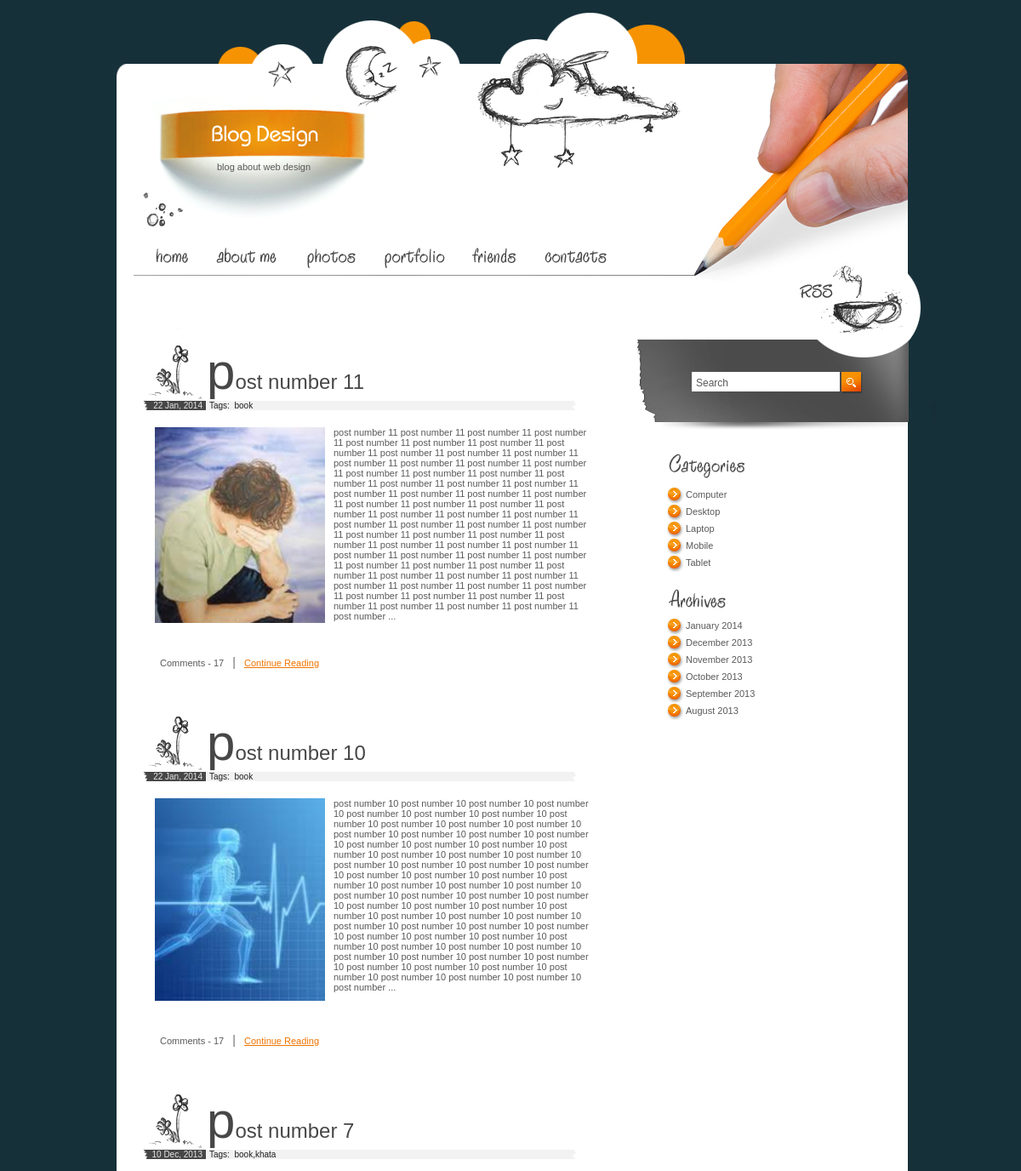
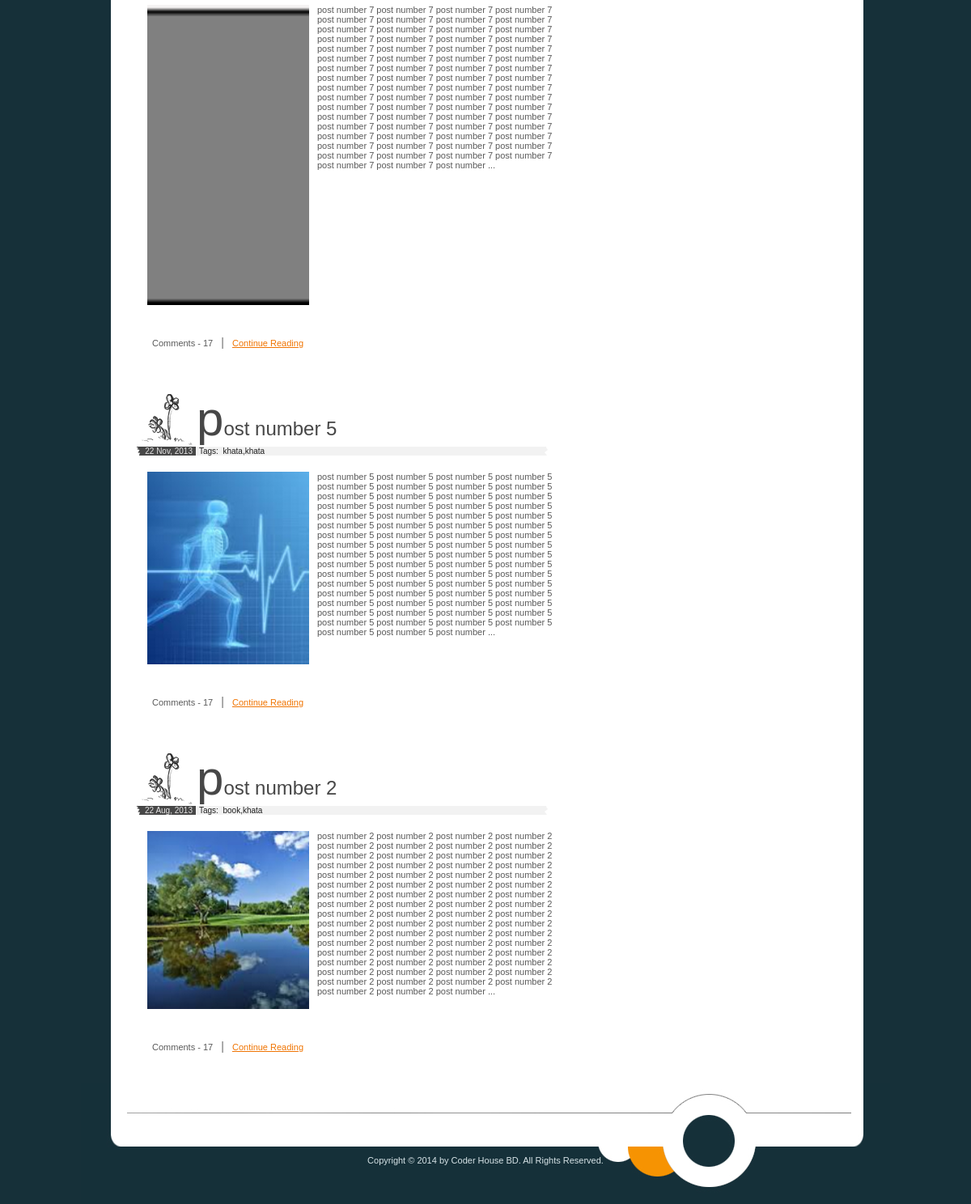
/category.php?id=1, run on the app's committed database (2 pictures, top to bottom).
### tables this page shows
CREATE TABLE IF NOT EXISTS `tbl_post` (
  `post_id` int(11) NOT NULL AUTO_INCREMENT,
  `post_title` varchar(255) NOT NULL,
  `post_description` text NOT NULL,
  `post_image` varchar(255) NOT NULL,
  `cat_id` int(11) NOT NULL,
  `tag_id` varchar(255) NOT NULL,
  `post_date` varchar(255) NOT NULL,
  `year` varchar(4) NOT NULL,
  `month` varchar(2) NOT NULL,
  `post_timestamp` varchar(255) NOT NULL,
  PRIMARY KEY (`post_id`)
);

CREATE TABLE IF NOT EXISTS `tbl_category` (
  `cat_id` int(11) NOT NULL AUTO_INCREMENT,
  `cat_name` varchar(255) NOT NULL,
  PRIMARY KEY (`cat_id`)
);

CREATE TABLE IF NOT EXISTS `tbl_footer` (
  `id` int(11) NOT NULL AUTO_INCREMENT,
  `description` text NOT NULL,
  PRIMARY KEY (`id`)
);

### category.php (the view, shortened to what this page needs)
<?php
if(!isset($_REQUEST['id'])) {
	header("location: index.php");
}
else {
	$id = $_REQUEST['id'];
}
?>
<?php include('header.php'); ?>
<?php
include "config.php";
			$limit = 5;
			$page = @$_GET['page'];
			if($page)
				$start = ($page - 1) * $limit;
			else
				$start = 0;
			$statement = $db->prepare("SELECT * FROM tbl_post WHERE cat_id=? ORDER BY post_id DESC LIMIT $start, $limit");
			$statement->execute(array($id));
			$result = $statement->fetchAll(PDO::FETCH_ASSOC);
foreach($result as $row)
{
	?>
	<div class="post">
		<h2><?php echo $row['post_title']; ?></h2>
		<div>
			<span class="date">
				<?php
					$post_date = $row['post_date'];
					$day = substr($post_date,8,2);
					$month = substr($post_date,5,2);
					$year = substr($post_date,0,4);
					if($month=='01') {$month="Jan";}
					if($month=='08') {$month="Aug";}
					if($month=='11') {$month="Nov";}
					if($month=='12') {$month="Dec";}
					echo $day.' '.$month.', '.$year;
				?>
			</span>
			<span class="categories">
				Tags:&nbsp;
				<?php
					$arr = explode(",",$row['tag_id']);
					$count_arr = count(explode(",",$row['tag_id']));
					$k=0;
					for($j=0;$j<$count_arr;$j++)
					{
						$statement1 = $db->prepare("SELECT * FROM tbl_tag WHERE tag_id=?");
						$statement1->execute(array($arr[$j]));
						$result1 = $statement1->fetchAll(PDO::FETCH_ASSOC);
						foreach($result1 as $row1)
						{
							$arr1[$k] = $row1['tag_name'];
						}
						$k++;
					}
					$tag_names = implode(",",$arr1);
					echo $tag_names;
				?>
			</span>
		</div>
		<div class="description">
			<img src="uploads/<?php echo $row['post_image']; ?>" alt="" width="200" style="float:left;" />
			<?php
				$pieces = explode(" ", $row['post_description']);
				$final_words = implode(" ", array_splice($pieces, 0, 200));
				$final_words = $final_words.' ...';
			?>
			<?php echo $final_words; ?>
		</div>
		<p class="comments">Comments - 17 <span>|</span> <a href="index2.php?id=<?php echo $row['post_id']; ?>">Continue Reading</a></p>
	</div>
	<?php
}
?>
<div class="pagination">
</div>
<?php include('footer.php'); ?>

### footer.php (shortened to what this page needs)
</div>
		<div id="sidebar">
		    <div id="search">
				<input type="text" value="Search"> <a href="#"><img src="images/go.gif" alt="" width="26" height="26" /></a>
			</div>
			<div class="list">
				<img src="images/title1.gif" alt="" width="186" height="36" />
				<ul>
					<?php
						include('config.php');
						$statement = $db->prepare("SELECT * FROM tbl_category ORDER BY cat_name ASC");
						$statement->execute();
						$result = $statement->fetchAll(PDO::FETCH_ASSOC);
						foreach($result as $row)
						{
							?>
							<li><a href="category.php?id=<?php echo $row['cat_id']; ?>"><?php echo $row['cat_name']; ?></a></li>
							<?php
						}
					?>
				</ul>
				<img src="images/title2.gif" alt="" width="180" height="34" />
				<?php
					$j=0;
					$statement = $db->prepare("SELECT distinct(post_date) FROM tbl_post ORDER BY post_date DESC");
					$statement->execute();
					$result = $statement->fetchAll(PDO::FETCH_ASSOC);
					foreach($result as $row)
					{
						$ym = substr($row['post_date'],0,7);
						$arr_date[$j] = $ym;
						$j++;
					}
					$result = array_unique($arr_date);
					$final_val = implode(",",$result);
					$final_arr_date = explode(",",$final_val);
					$final_arr_date_count = count(explode(",",$final_val));
				?>
				<ul>
					<?php
					for($j=0;$j<$final_arr_date_count;$j++)
					{
						$year = substr($final_arr_date[$j],0,4);
						$month = substr($final_arr_date[$j],5,2);
						if($month=='01') {$month_full="January";}
						if($month=='08') {$month_full="August";}
						if($month=='09') {$month_full="September";}
						if($month=='10') {$month_full="October";}
						if($month=='11') {$month_full="November";}
						if($month=='12') {$month_full="December";}
						?>
						<li><a href="archive.php?date=<?php echo $final_arr_date[$j]; ?>"><?php echo $month_full.' '.$year; ?></a></li>
						<?php
					}
					?>
				</ul>
			</div>
		</div>
	</div>
	<div id="footer">
		<p>
			<?php
				include('config.php');
				$statement = $db->prepare("SELECT * FROM tbl_footer WHERE id=1");
				$statement->execute();
				$result = $statement->fetchAll(PDO::FETCH_ASSOC);
				foreach($result as $row)
				{
					echo $row['description'];
				}
			?>
		</p>
	</div>
</body>
</html>

### style.css (style rules this page uses)
* { margin:0px; padding:0px; }
img { border:0px }
html { width:100%; height:100%; background-color:#163039; }
body { width:1000px; height:100%; position:relative; margin:0 auto; background-image:url(images/bg.gif); background-position:top left; background-repeat:repeat-y; }
html > body { height:auto; min-height:100%; }
#footer { height:150px; position:absolute; bottom:0px; background-image:url(images/footer_bg.jpg); background-position:top left; background-repeat:no-repeat; width:1000px; font-family:Tahoma, sans-serif; font-size:11px; color:#D8E4E8; }
#footer p { width:100%; text-align:center; padding:90px 0 0 0 }
#sidebar { width:356px; float:left }
.post { padding:0 0 35px 0; overflow:hidden; width:532px; float:left; }
.post h2 { font-family:Arial, Helvetica, sans-serif; font-size:24px; color:#474747; font-weight:normal; display:block; padding:15px 0 0 75px; / line-height:70px; background-image:url(images/h_bg.jpg); background-position:bottom left; background-repeat:no-repeat; }
.post h2:first-letter { font-size:60px; }
.date { display:block; float:left; background-image:url(images/date_bg.gif); background-position:top left; background-repeat:no-repeat; width:70px; text-align:right; font-family:Arial, Helvetica, sans-serif; font-size:10px; color:#E6E5E5; padding:0 4px 0 0 }
.categories { display:block; float:left; background-image:url(images/categories_bg.gif); background-position:top left; background-repeat:no-repeat; width:454px; font-family:Arial, Helvetica, sans-serif; font-size:10px; color:#1D1D1D; padding:0 0 0 4px }
.description { width:500px; padding:20px 0 0 0; float:left; margin:0 0 15px 0; }
.post .description img { float:left; padding:0 10px 10px 14px; margin:0px; }
.post .description p { padding:0 0 0 15px; }
.comments { display:block; float:left; line-height:17px; padding:5px 0 0 18px; }
.comments a { color:#F07402; text-decoration:underline }
.comments span { font-size:14px; color:#6E6E6E; padding:0 7px; line-height:17px; }
#search { background-image:url(images/search_bg.jpg); background-position:top left; background-repeat:no-repeat; width:356px; height:124px; margin:0 0 20px 0 }
#search input { width:169px; height:20px; border:0px; line-height:15px; font-family:Arial, Helvetica, sans-serif; font-size:12px; color:#595959; margin:50px 0 0 69px; padding:3px 0 0 5px; float:left }
#search a { display:block; float:left; margin:50px 0 0 2px }
.list { padding:0 0 15px 35px; }
.list ul { width:290px; overflow:hidden; padding:5px 0 15px 5px }
.list li { list-style-type:none; background-image:url(images/bullet.gif); background-position:top left; background-repeat:no-repeat; padding:0 0 5px 22px; line-height:15px; height:15px; width:240px; float:left; }
.list a { font-family:Arial, Helvetica, sans-serif; font-size:11px; color:#595959; text-decoration:none; }
.post p { width:511px; padding:13px 0 0 20px; }
div.pagination { padding: 3px; margin: 3px; z-index: 1000; font-size: 14px; margin-bottom: 20px; }

### data on the page
tbl_post: post_title "post number 11", post_date "22", post_date "Jan", post_date "2014", tag_names "book", post_image (picture), final_words "post number 11 post number 11 post number 11 post number 11 post number 11 post number 11 post number 11 post number 11 post number 11 post number 11 post number 11 post number 11 post number 11 post number 11 post number 11 post number 11 post number 11 post number 11 post number 11 post number 11 post number 11 post number 11 post number 11 post number 11 post number 11 post number 11 post number 11 post number 11 post number 11 post number 11 post number 11 post number 11 post number 11 post number 11 post number 11 post number 11 post number 11 post number 11 post number 11 post number 11 post number 11 post number 11 post number 11 post number 11 post number 11 post number 11 post…"
tbl_post: post_title "post number 10", post_date "22", post_date "Jan", post_date "2014", tag_names "book", post_image (picture), final_words "post number 10 post number 10 post number 10 post number 10 post number 10 post number 10 post number 10 post number 10 post number 10 post number 10 post number 10 post number 10 post number 10 post number 10 post number 10 post number 10 post number 10 post number 10 post number 10 post number 10 post number 10 post number 10 post number 10 post number 10 post number 10 post number 10 post number 10 post number 10 post number 10 post number 10 post number 10 post number 10 post number 10 post number 10 post number 10 post number 10 post number 10 post number 10 post number 10 post number 10 post number 10 post number 10 post number 10 post number 10 post number 10 post number 10 post…"
tbl_post: post_title "post number 7", post_date "10", post_date "Dec", post_date "2013", tag_names "book,khata", post_image (picture), final_words "post number 7 post number 7 post number 7 post number 7 post number 7 post number 7 post number 7 post number 7 post number 7 post number 7 post number 7 post number 7 post number 7 post number 7 post number 7 post number 7 post number 7 post number 7 post number 7 post number 7 post number 7 post number 7 post number 7 post number 7 post number 7 post number 7 post number 7 post number 7 post number 7 post number 7 post number 7 post number 7 post number 7 post number 7 post number 7 post number 7 post number 7 post number 7 post number 7 post number 7 post number 7 post number 7 post number 7 post number 7 post number 7 post number 7 post number 7 post number 7 post number 7 post number 7…"
tbl_post: post_title "post number 5", post_date "22", post_date "Nov", post_date "2013", tag_names "khata,khata", post_image (picture), final_words "post number 5 post number 5 post number 5 post number 5 post number 5 post number 5 post number 5 post number 5 post number 5 post number 5 post number 5 post number 5 post number 5 post number 5 post number 5 post number 5 post number 5 post number 5 post number 5 post number 5 post number 5 post number 5 post number 5 post number 5 post number 5 post number 5 post number 5 post number 5 post number 5 post number 5 post number 5 post number 5 post number 5 post number 5 post number 5 post number 5 post number 5 post number 5 post number 5 post number 5 post number 5 post number 5 post number 5 post number 5 post number 5 post number 5 post number 5 post number 5 post number 5 post number 5…"
tbl_post: post_title "post number 2", post_date "22", post_date "Aug", post_date "2013", tag_names "book,khata", post_image (picture), final_words "post number 2 post number 2 post number 2 post number 2 post number 2 post number 2 post number 2 post number 2 post number 2 post number 2 post number 2 post number 2 post number 2 post number 2 post number 2 post number 2 post number 2 post number 2 post number 2 post number 2 post number 2 post number 2 post number 2 post number 2 post number 2 post number 2 post number 2 post number 2 post number 2 post number 2 post number 2 post number 2 post number 2 post number 2 post number 2 post number 2 post number 2 post number 2 post number 2 post number 2 post number 2 post number 2 post number 2 post number 2 post number 2 post number 2 post number 2 post number 2 post number 2 post number 2…"
tbl_category: cat_name "Computer"
tbl_category: cat_name "Desktop"
tbl_category: cat_name "Laptop"
tbl_category: cat_name "Mobile"
tbl_category: cat_name "Tablet"
tbl_footer: description "Copyright © 2014 by Coder House BD. All Rights Reserved."

### other printed values
$month_full "January"
$year "2014"
$month_full "December"
$year "2013"
$month_full "November"
$month_full "October"
$month_full "September"
$month_full "August"
